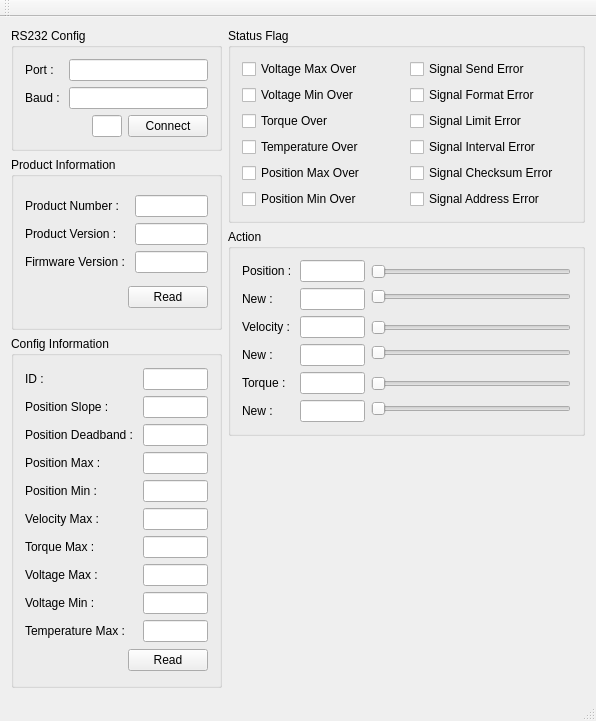
<?xml version="1.0" encoding="UTF-8"?>
<ui version="4.0">
 <class>MainWindow</class>
 <widget class="QMainWindow" name="MainWindow">
  <property name="geometry">
   <rect>
    <x>0</x>
    <y>0</y>
    <width>596</width>
    <height>721</height>
   </rect>
  </property>
  <property name="windowTitle">
   <string>MainWindow</string>
  </property>
  <widget class="QWidget" name="centralWidget">
   <layout class="QGridLayout" name="gridLayout_5">
    <item row="0" column="1" rowspan="2">
     <widget class="QGroupBox" name="groupBox_4">
      <property name="title">
       <string>Status Flag</string>
      </property>
      <layout class="QGridLayout" name="gridLayout_3">
       <item row="0" column="0">
        <layout class="QHBoxLayout" name="horizontalLayout_5">
         <item>
          <layout class="QVBoxLayout" name="verticalLayout_8">
           <item>
            <widget class="QCheckBox" name="cbVolMaxOver">
             <property name="text">
              <string>Voltage Max Over</string>
             </property>
            </widget>
           </item>
           <item>
            <widget class="QCheckBox" name="cbVolMinOver">
             <property name="text">
              <string>Voltage Min Over</string>
             </property>
            </widget>
           </item>
           <item>
            <widget class="QCheckBox" name="cbTorOver">
             <property name="text">
              <string>Torque Over</string>
             </property>
            </widget>
           </item>
           <item>
            <widget class="QCheckBox" name="cbTempOver">
             <property name="text">
              <string>Temperature Over</string>
             </property>
            </widget>
           </item>
           <item>
            <widget class="QCheckBox" name="cbPosMaxOver">
             <property name="text">
              <string>Position Max Over</string>
             </property>
            </widget>
           </item>
           <item>
            <widget class="QCheckBox" name="cbPosMinOver">
             <property name="text">
              <string>Position Min Over</string>
             </property>
            </widget>
           </item>
          </layout>
         </item>
         <item>
          <layout class="QVBoxLayout" name="verticalLayout_7">
           <item>
            <widget class="QCheckBox" name="cbSignalSendError">
             <property name="text">
              <string>Signal Send Error</string>
             </property>
            </widget>
           </item>
           <item>
            <widget class="QCheckBox" name="cbSignalFormatError">
             <property name="text">
              <string>Signal Format Error</string>
             </property>
            </widget>
           </item>
           <item>
            <widget class="QCheckBox" name="cbSignalLimitError">
             <property name="text">
              <string>Signal Limit Error</string>
             </property>
            </widget>
           </item>
           <item>
            <widget class="QCheckBox" name="cbSignalIntervalError">
             <property name="text">
              <string>Signal Interval Error</string>
             </property>
            </widget>
           </item>
           <item>
            <widget class="QCheckBox" name="cbSignalChecksumError">
             <property name="text">
              <string>Signal Checksum Error</string>
             </property>
            </widget>
           </item>
           <item>
            <widget class="QCheckBox" name="cbSignalAddressError">
             <property name="text">
              <string>Signal Address Error</string>
             </property>
            </widget>
           </item>
          </layout>
         </item>
        </layout>
       </item>
      </layout>
     </widget>
    </item>
    <item row="4" column="1">
     <spacer name="verticalSpacer">
      <property name="orientation">
       <enum>Qt::Vertical</enum>
      </property>
      <property name="sizeHint" stdset="0">
       <size>
        <width>20</width>
        <height>224</height>
       </size>
      </property>
     </spacer>
    </item>
    <item row="2" column="1" rowspan="2">
     <widget class="QGroupBox" name="groupBox_5">
      <property name="title">
       <string>Action</string>
      </property>
      <layout class="QGridLayout" name="gridLayout_4">
       <item row="0" column="0">
        <layout class="QVBoxLayout" name="verticalLayout_15">
         <item>
          <widget class="QLabel" name="label_26">
           <property name="text">
            <string>Position :</string>
           </property>
          </widget>
         </item>
         <item>
          <widget class="QLabel" name="label_29">
           <property name="text">
            <string>New :</string>
           </property>
          </widget>
         </item>
        </layout>
       </item>
       <item row="0" column="1">
        <layout class="QVBoxLayout" name="verticalLayout_12">
         <item>
          <widget class="QLineEdit" name="txtPos"/>
         </item>
         <item>
          <widget class="QLineEdit" name="txtPosNew"/>
         </item>
        </layout>
       </item>
       <item row="0" column="2">
        <layout class="QVBoxLayout" name="verticalLayout_9">
         <item>
          <widget class="QSlider" name="hsPos">
           <property name="font">
            <font>
             <weight>50</weight>
             <bold>false</bold>
            </font>
           </property>
           <property name="orientation">
            <enum>Qt::Horizontal</enum>
           </property>
          </widget>
         </item>
         <item>
          <widget class="QSlider" name="hsPosNew">
           <property name="minimumSize">
            <size>
             <width>200</width>
             <height>0</height>
            </size>
           </property>
           <property name="orientation">
            <enum>Qt::Horizontal</enum>
           </property>
          </widget>
         </item>
        </layout>
       </item>
       <item row="1" column="0">
        <layout class="QVBoxLayout" name="verticalLayout_16">
         <item>
          <widget class="QLabel" name="label_27">
           <property name="text">
            <string>Velocity : </string>
           </property>
          </widget>
         </item>
         <item>
          <widget class="QLabel" name="label_30">
           <property name="text">
            <string>New : </string>
           </property>
          </widget>
         </item>
        </layout>
       </item>
       <item row="1" column="1">
        <layout class="QVBoxLayout" name="verticalLayout_13">
         <item>
          <widget class="QLineEdit" name="txtVel"/>
         </item>
         <item>
          <widget class="QLineEdit" name="txtVelNew"/>
         </item>
        </layout>
       </item>
       <item row="1" column="2">
        <layout class="QVBoxLayout" name="verticalLayout_10">
         <item>
          <widget class="QSlider" name="hsVel">
           <property name="orientation">
            <enum>Qt::Horizontal</enum>
           </property>
          </widget>
         </item>
         <item>
          <widget class="QSlider" name="hsVelNew">
           <property name="minimumSize">
            <size>
             <width>200</width>
             <height>0</height>
            </size>
           </property>
           <property name="orientation">
            <enum>Qt::Horizontal</enum>
           </property>
          </widget>
         </item>
        </layout>
       </item>
       <item row="2" column="0">
        <layout class="QVBoxLayout" name="verticalLayout_17">
         <item>
          <widget class="QLabel" name="label_28">
           <property name="text">
            <string>Torque : </string>
           </property>
          </widget>
         </item>
         <item>
          <widget class="QLabel" name="label_31">
           <property name="text">
            <string>New : </string>
           </property>
          </widget>
         </item>
        </layout>
       </item>
       <item row="2" column="1">
        <layout class="QVBoxLayout" name="verticalLayout_14">
         <item>
          <widget class="QLineEdit" name="txtTor"/>
         </item>
         <item>
          <widget class="QLineEdit" name="txtTorNew"/>
         </item>
        </layout>
       </item>
       <item row="2" column="2">
        <layout class="QVBoxLayout" name="verticalLayout_11">
         <item>
          <widget class="QSlider" name="hsTor">
           <property name="orientation">
            <enum>Qt::Horizontal</enum>
           </property>
          </widget>
         </item>
         <item>
          <widget class="QSlider" name="hsTorNew">
           <property name="minimumSize">
            <size>
             <width>200</width>
             <height>0</height>
            </size>
           </property>
           <property name="orientation">
            <enum>Qt::Horizontal</enum>
           </property>
          </widget>
         </item>
        </layout>
       </item>
      </layout>
     </widget>
    </item>
    <item row="0" column="0">
     <widget class="QGroupBox" name="groupBox">
      <property name="title">
       <string>RS232 Config</string>
      </property>
      <layout class="QGridLayout" name="gridLayout">
       <item row="0" column="0">
        <layout class="QHBoxLayout" name="horizontalLayout">
         <item>
          <layout class="QVBoxLayout" name="verticalLayout_3">
           <item>
            <widget class="QLabel" name="label">
             <property name="text">
              <string>Port : </string>
             </property>
            </widget>
           </item>
           <item>
            <widget class="QLabel" name="label_2">
             <property name="text">
              <string>Baud : </string>
             </property>
            </widget>
           </item>
          </layout>
         </item>
         <item>
          <layout class="QVBoxLayout" name="verticalLayout_4">
           <item>
            <widget class="QLineEdit" name="txtPort"/>
           </item>
           <item>
            <widget class="QLineEdit" name="txtBaud"/>
           </item>
          </layout>
         </item>
        </layout>
       </item>
       <item row="1" column="0">
        <layout class="QHBoxLayout" name="horizontalLayout_3">
         <item>
          <spacer name="horizontalSpacer">
           <property name="orientation">
            <enum>Qt::Horizontal</enum>
           </property>
           <property name="sizeHint" stdset="0">
            <size>
             <width>40</width>
             <height>20</height>
            </size>
           </property>
          </spacer>
         </item>
         <item>
          <widget class="QLineEdit" name="status">
           <property name="maximumSize">
            <size>
             <width>30</width>
             <height>16777215</height>
            </size>
           </property>
           <property name="baseSize">
            <size>
             <width>45</width>
             <height>0</height>
            </size>
           </property>
          </widget>
         </item>
         <item>
          <widget class="QPushButton" name="btnConnect">
           <property name="text">
            <string>Connect</string>
           </property>
          </widget>
         </item>
        </layout>
       </item>
      </layout>
     </widget>
    </item>
    <item row="1" column="0" rowspan="2">
     <widget class="QGroupBox" name="groupBox_2">
      <property name="title">
       <string>Product Information</string>
      </property>
      <layout class="QGridLayout" name="gridLayout_2">
       <item row="0" column="0">
        <layout class="QHBoxLayout" name="horizontalLayout_4">
         <item>
          <layout class="QVBoxLayout" name="verticalLayout">
           <item>
            <widget class="QLabel" name="label_3">
             <property name="text">
              <string>Product Number : </string>
             </property>
            </widget>
           </item>
           <item>
            <widget class="QLabel" name="label_4">
             <property name="text">
              <string>Product Version : </string>
             </property>
            </widget>
           </item>
           <item>
            <widget class="QLabel" name="label_7">
             <property name="text">
              <string>Firmware Version : </string>
             </property>
            </widget>
           </item>
          </layout>
         </item>
         <item>
          <layout class="QVBoxLayout" name="verticalLayout_2">
           <item>
            <widget class="QLineEdit" name="txtProdNo"/>
           </item>
           <item>
            <widget class="QLineEdit" name="txtProdVer"/>
           </item>
           <item>
            <widget class="QLineEdit" name="txtFirmVer"/>
           </item>
          </layout>
         </item>
        </layout>
       </item>
       <item row="1" column="0">
        <layout class="QHBoxLayout" name="horizontalLayout_6">
         <item>
          <spacer name="horizontalSpacer_2">
           <property name="orientation">
            <enum>Qt::Horizontal</enum>
           </property>
           <property name="sizeHint" stdset="0">
            <size>
             <width>40</width>
             <height>20</height>
            </size>
           </property>
          </spacer>
         </item>
         <item>
          <widget class="QPushButton" name="btnPdInfor">
           <property name="text">
            <string>Read</string>
           </property>
          </widget>
         </item>
        </layout>
       </item>
      </layout>
     </widget>
    </item>
    <item row="3" column="0" rowspan="2">
     <widget class="QGroupBox" name="groupBox_3">
      <property name="title">
       <string>Config Information</string>
      </property>
      <layout class="QGridLayout" name="gridLayout_6">
       <item row="0" column="0">
        <layout class="QHBoxLayout" name="horizontalLayout_2">
         <item>
          <layout class="QVBoxLayout" name="verticalLayout_5">
           <item>
            <widget class="QLabel" name="label_8">
             <property name="text">
              <string>ID : </string>
             </property>
            </widget>
           </item>
           <item>
            <widget class="QLabel" name="label_9">
             <property name="text">
              <string>Position Slope : </string>
             </property>
            </widget>
           </item>
           <item>
            <widget class="QLabel" name="label_10">
             <property name="text">
              <string>Position Deadband : </string>
             </property>
            </widget>
           </item>
           <item>
            <widget class="QLabel" name="label_14">
             <property name="text">
              <string>Position Max : </string>
             </property>
            </widget>
           </item>
           <item>
            <widget class="QLabel" name="label_15">
             <property name="text">
              <string>Position Min : </string>
             </property>
            </widget>
           </item>
           <item>
            <widget class="QLabel" name="label_21">
             <property name="text">
              <string>Velocity Max : </string>
             </property>
            </widget>
           </item>
           <item>
            <widget class="QLabel" name="label_22">
             <property name="text">
              <string>Torque Max : </string>
             </property>
            </widget>
           </item>
           <item>
            <widget class="QLabel" name="label_23">
             <property name="text">
              <string>Voltage Max : </string>
             </property>
            </widget>
           </item>
           <item>
            <widget class="QLabel" name="label_24">
             <property name="text">
              <string>Voltage Min : </string>
             </property>
            </widget>
           </item>
           <item>
            <widget class="QLabel" name="label_25">
             <property name="text">
              <string>Temperature Max : </string>
             </property>
            </widget>
           </item>
          </layout>
         </item>
         <item>
          <layout class="QVBoxLayout" name="verticalLayout_6">
           <item>
            <widget class="QLineEdit" name="txtID"/>
           </item>
           <item>
            <widget class="QLineEdit" name="txtPosSlope"/>
           </item>
           <item>
            <widget class="QLineEdit" name="txtPosDead"/>
           </item>
           <item>
            <widget class="QLineEdit" name="txtPosMax"/>
           </item>
           <item>
            <widget class="QLineEdit" name="txtPosMin"/>
           </item>
           <item>
            <widget class="QLineEdit" name="txtVelMax"/>
           </item>
           <item>
            <widget class="QLineEdit" name="txtTorMax"/>
           </item>
           <item>
            <widget class="QLineEdit" name="txtVolMax"/>
           </item>
           <item>
            <widget class="QLineEdit" name="txtVolMin"/>
           </item>
           <item>
            <widget class="QLineEdit" name="txtTempMax"/>
           </item>
          </layout>
         </item>
        </layout>
       </item>
       <item row="1" column="0">
        <layout class="QHBoxLayout" name="horizontalLayout_7">
         <item>
          <spacer name="horizontalSpacer_3">
           <property name="orientation">
            <enum>Qt::Horizontal</enum>
           </property>
           <property name="sizeHint" stdset="0">
            <size>
             <width>40</width>
             <height>20</height>
            </size>
           </property>
          </spacer>
         </item>
         <item>
          <widget class="QPushButton" name="btnConfInfor">
           <property name="text">
            <string>Read</string>
           </property>
          </widget>
         </item>
        </layout>
       </item>
      </layout>
     </widget>
    </item>
   </layout>
  </widget>
  <widget class="QMenuBar" name="menuBar">
   <property name="geometry">
    <rect>
     <x>0</x>
     <y>0</y>
     <width>596</width>
     <height>20</height>
    </rect>
   </property>
  </widget>
  <widget class="QToolBar" name="mainToolBar">
   <attribute name="toolBarArea">
    <enum>TopToolBarArea</enum>
   </attribute>
   <attribute name="toolBarBreak">
    <bool>false</bool>
   </attribute>
  </widget>
  <widget class="QStatusBar" name="statusBar"/>
 </widget>
 <layoutdefault spacing="6" margin="11"/>
 <resources/>
 <connections/>
</ui>
